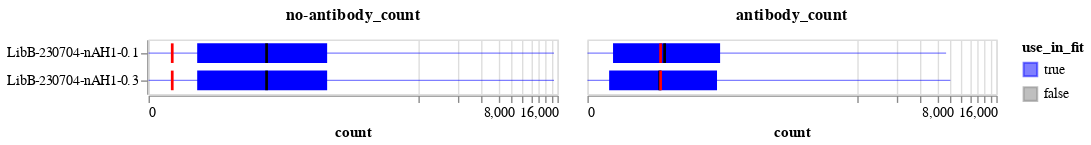

Notebook code for this chart:
### Markdown cell above
Now plot the distribution of no-antibody and antibody counts versus the thresholds.
Recall we keep variants that meet **either** threshold, and in an ideal experiment all variants would meet the no-antibody threshold but we may expect only a small fraction (true escape mutations) to meet the antibody threshold.

In the plots below, the bars span the interquartile range, the lines go from min to max, the dark black line is the median, and the red line is the threshold for counts to be retained (a variant only needs to meet one threshold).

### Code cell
count_summary = (
    prob_escape.melt(
        id_vars=["sample", "concentration", "use_in_fit"],
        value_vars=["antibody_count", "no-antibody_count"],
        var_name="count_type",
        value_name="count",
    )
    .groupby(["sample", "concentration", "use_in_fit", "count_type"], as_index=False)
    .aggregate(
        median=pd.NamedAgg("count", "median"),
        q1=pd.NamedAgg("count", lambda s: s.quantile(0.25)),
        q3=pd.NamedAgg("count", lambda s: s.quantile(0.75)),
        min=pd.NamedAgg("count", "min"),
        max=pd.NamedAgg("count", "max"),
    )
    .merge(
        min_counts.rename(
            columns={
                "min_antibody_count": "antibody_count",
                "min_no_antibody_count": "no-antibody_count",
            }
        ).melt(id_vars="sample", var_name="count_type", value_name="threshold"),
        on=["sample", "count_type"],
        validate="one_to_one",
    )
)

base_chart = alt.Chart(count_summary).encode(
    y=alt.Y("sample", title=None, sort=alt.SortField("concentration")),
    tooltip=count_summary.columns.tolist(),
    color=alt.Color(
        "use_in_fit",
        scale=alt.Scale(domain=[True, False], range=["blue", "gray"]),
    ),
)

quantile_bar = base_chart.encode(
    x=alt.X(
        "q1",
        scale=alt.Scale(type="symlog", constant=20),
        axis=alt.Axis(labelOverlap=True),
        title="count",
    ),
    x2="q3",
).mark_bar(color="blue", height={"band": 0.8})

range_line = base_chart.encode(x="min", x2="max").mark_rule(color="blue", opacity=0.5)

median_line = base_chart.encode(
    x="median", x2="median", color=alt.value("black")
).mark_bar(xOffset=1, x2Offset=-1, height={"band": 0.8})

threshold_line = base_chart.encode(
    x="threshold", x2="threshold", color=alt.value("red")
).mark_bar(xOffset=1, x2Offset=-1, height={"band": 0.8})

count_summary_chart = (quantile_bar + range_line + median_line + threshold_line).facet(
    column=alt.Column(
        "count_type",
        title=None,
        sort="descending",
        header=alt.Header(labelFontWeight="bold", labelFontSize=12),
    ),
)

count_summary_chart

### Figure 1 — Vega-Lite specification as saved in the notebook (floating-point values rounded to 4 significant figures)
{"config": {"view": {"continuousWidth": 300, "continuousHeight": 300}}, "data": {"name": "data-8e5f5521d9c704d77067f92c8bdb1ecf"}, "facet": {"column": {"field": "count_type", "header": {"labelFontSize": 12, "labelFontWeight": "bold"}, "sort": "descending", "title": null, "type": "nominal"}}, "spec": {"layer": [{"mark": {"type": "bar", "color": "blue", "height": {"band": 0.8}}, "encoding": {"color": {"field": "use_in_fit", "scale": {"domain": [true, false], "range": ["blue", "gray"]}, "type": "nominal"}, "tooltip": [{"field": "sample", "type": "nominal"}, {"field": "concentration", "type": "quantitative"}, {"field": "use_in_fit", "type": "nominal"}, {"field": "count_type", "type": "nominal"}, {"field": "median", "type": "quantitative"}, {"field": "q1", "type": "quantitative"}, {"field": "q3", "type": "quantitative"}, {"field": "min", "type": "quantitative"}, {"field": "max", "type": "quantitative"}, {"field": "threshold", "type": "quantitative"}], "x": {"axis": {"labelOverlap": true}, "field": "q1", "scale": {"constant": 20, "type": "symlog"}, "title": "count", "type": "quantitative"}, "x2": {"field": "q3"}, "y": {"field": "sample", "sort": {"field": "concentration"}, "title": null, "type": "nominal"}}}, {"mark": {"type": "rule", "color": "blue", "opacity": 0.5}, "encoding": {"color": {"field": "use_in_fit", "scale": {"domain": [true, false], "range": ["blue", "gray"]}, "type": "nominal"}, "tooltip": [{"field": "sample", "type": "nominal"}, {"field": "concentration", "type": "quantitative"}, {"field": "use_in_fit", "type": "nominal"}, {"field": "count_type", "type": "nominal"}, {"field": "median", "type": "quantitative"}, {"field": "q1", "type": "quantitative"}, {"field": "q3", "type": "quantitative"}, {"field": "min", "type": "quantitative"}, {"field": "max", "type": "quantitative"}, {"field": "threshold", "type": "quantitative"}], "x": {"field": "min", "type": "quantitative"}, "x2": {"field": "max"}, "y": {"field": "sample", "sort": {"field": "concentration"}, "title": null, "type": "nominal"}}}, {"mark": {"type": "bar", "height": {"band": 0.8}, "x2Offset": -1, "xOffset": 1}, "encoding": {"color": {"value": "black"}, "tooltip": [{"field": "sample", "type": "nominal"}, {"field": "concentration", "type": "quantitative"}, {"field": "use_in_fit", "type": "nominal"}, {"field": "count_type", "type": "nominal"}, {"field": "median", "type": "quantitative"}, {"field": "q1", "type": "quantitative"}, {"field": "q3", "type": "quantitative"}, {"field": "min", "type": "quantitative"}, {"field": "max", "type": "quantitative"}, {"field": "threshold", "type": "quantitative"}], "x": {"field": "median", "type": "quantitative"}, "x2": {"field": "median"}, "y": {"field": "sample", "sort": {"field": "concentration"}, "title": null, "type": "nominal"}}}, {"mark": {"type": "bar", "height": {"band": 0.8}, "x2Offset": -1, "xOffset": 1}, "encoding": {"color": {"value": "red"}, "tooltip": [{"field": "sample", "type": "nominal"}, {"field": "concentration", "type": "quantitative"}, {"field": "use_in_fit", "type": "nominal"}, {"field": "count_type", "type": "nominal"}, {"field": "median", "type": "quantitative"}, {"field": "q1", "type": "quantitative"}, {"field": "q3", "type": "quantitative"}, {"field": "min", "type": "quantitative"}, {"field": "max", "type": "quantitative"}, {"field": "threshold", "type": "quantitative"}], "x": {"field": "threshold", "type": "quantitative"}, "x2": {"field": "threshold"}, "y": {"field": "sample", "sort": {"field": "concentration"}, "title": null, "type": "nominal"}}}]}, "$schema": "https://vega.github.io/schema/vega-lite/v5.8.0.json", "datasets": {"data-8e5f5521d9c704d77067f92c8bdb1ecf": [{"sample": "LibB-230704-nAH1-0.1", "concentration": 0.1, "use_in_fit": true, "count_type": "antibody_count", "median": 55.0, "q1": 11.0, "q3": 174.0, "min": 0, "max": 9291, "threshold": 50.0}, {"sample": "LibB-230704-nAH1-0.1", "concentration": 0.1, "use_in_fit": true, "count_type": "no-antibody_count", "median": 131.0, "q1": 26.0, "q3": 406.0, "min": 0, "max": 20733, "threshold": 10.0}, {"sample": "LibB-230704-nAH1-0.3", "concentration": 0.3, "use_in_fit": true, "count_type": "antibody_count", "median": 49.0, "q1": 9.0, "q3": 164.0, "min": 0, "max": 9999, "threshold": 50.0}, {"sample": "LibB-230704-nAH1-0.3", "concentration": 0.3, "use_in_fit": true, "count_type": "no-antibody_count", "median": 131.0, "q1": 26.0, "q3": 406.0, "min": 0, "max": 20733, "threshold": 10.0}]}}
